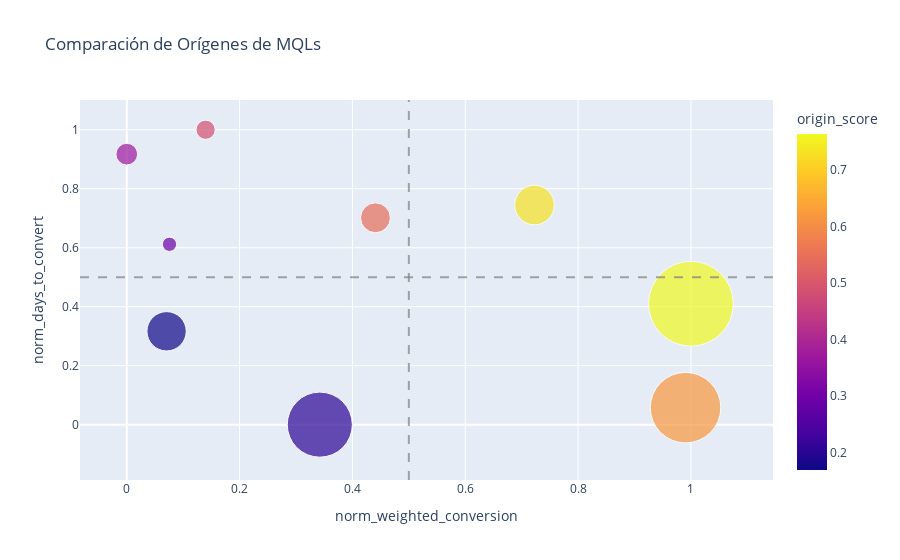

Notebook cell for this chart:
### Code cell
# Crear gráfico de burbujas
fig = px.scatter(
    scored_origins,
    x="norm_weighted_conversion",           # Eje X
    y="norm_days_to_convert",               # Eje Y
    size="mql",                             # Tamaño de burbuja según cantidad de MQLs
    color="origin_score",                   # Color por canal
    hover_name="origin",                    # Mostrar nombre al pasar el mouse
    size_max=60,                            # Tamaño máximo de burbuja
    title="Comparación de Orígenes de MQLs",
)

# Agregar línea horizontal punteada en y=0.5
fig.add_hline(y=0.5, line_dash="dash", line_color="gray", opacity=0.7)

# Agregar línea vertical punteada en x=0.5
fig.add_vline(x=0.5, line_dash="dash", line_color="gray", opacity=0.7)

fig.show()

### Figure 1 — Plotly figure (JSON) as saved in the notebook; plotly's stock layout.template omitted (floating-point values rounded to 4 significant figures)
{"data": [{"hovertemplate": "<b>%{hovertext}</b><br><br>norm_weighted_conversion=%{x}<br>norm_days_to_convert=%{y}<br>mql=%{marker.size}<br>origin_score=%{marker.color}<extra></extra>", "hovertext": ["organic_search", "direct_traffic", "paid_search", "referral", "display", "other", "other_publicities", "social", "email"], "legendgroup": "", "marker": {"color": [0.764, 0.7315, 0.6173, 0.5451, 0.4838, 0.3669, 0.29, 0.2053, 0.169], "coloraxis": "coloraxis", "size": [2296, 499, 1586, 284, 118, 150, 65, 1350, 493], "sizemode": "area", "sizeref": 0.6378, "symbol": "circle"}, "mode": "markers", "name": "", "orientation": "v", "showlegend": false, "type": "scatter", "x": [1.0, 0.7227, 0.9905, 0.4408, 0.1397, 0.0, 0.07572, 0.3422, 0.07058], "xaxis": "x", "y": [0.4101, 0.7446, 0.05755, 0.7014, 1.0, 0.9173, 0.6115, 0.0, 0.3165], "yaxis": "y"}], "layout": {"coloraxis": {"colorbar": {"title": {"text": "origin_score"}}, "colorscale": [[0, "#0d0887"], [0.1111, "#46039f"], [0.2222, "#7201a8"], [0.3333, "#9c179e"], [0.4444, "#bd3786"], [0.5556, "#d8576b"], [0.6667, "#ed7953"], [0.7778, "#fb9f3a"], [0.8889, "#fdca26"], [1, "#f0f921"]]}, "legend": {"itemsizing": "constant", "tracegroupgap": 0}, "shapes": [{"line": {"color": "gray", "dash": "dash"}, "opacity": 0.7, "type": "line", "x0": 0, "x1": 1, "xref": "x domain", "y0": 0.5, "y1": 0.5, "yref": "y"}, {"line": {"color": "gray", "dash": "dash"}, "opacity": 0.7, "type": "line", "x0": 0.5, "x1": 0.5, "xref": "x", "y0": 0, "y1": 1, "yref": "y domain"}], "title": {"text": "Comparación de Orígenes de MQLs"}, "xaxis": {"anchor": "y", "domain": [0, 1], "title": {"text": "norm_weighted_conversion"}}, "yaxis": {"anchor": "x", "domain": [0, 1], "title": {"text": "norm_days_to_convert"}}}}
